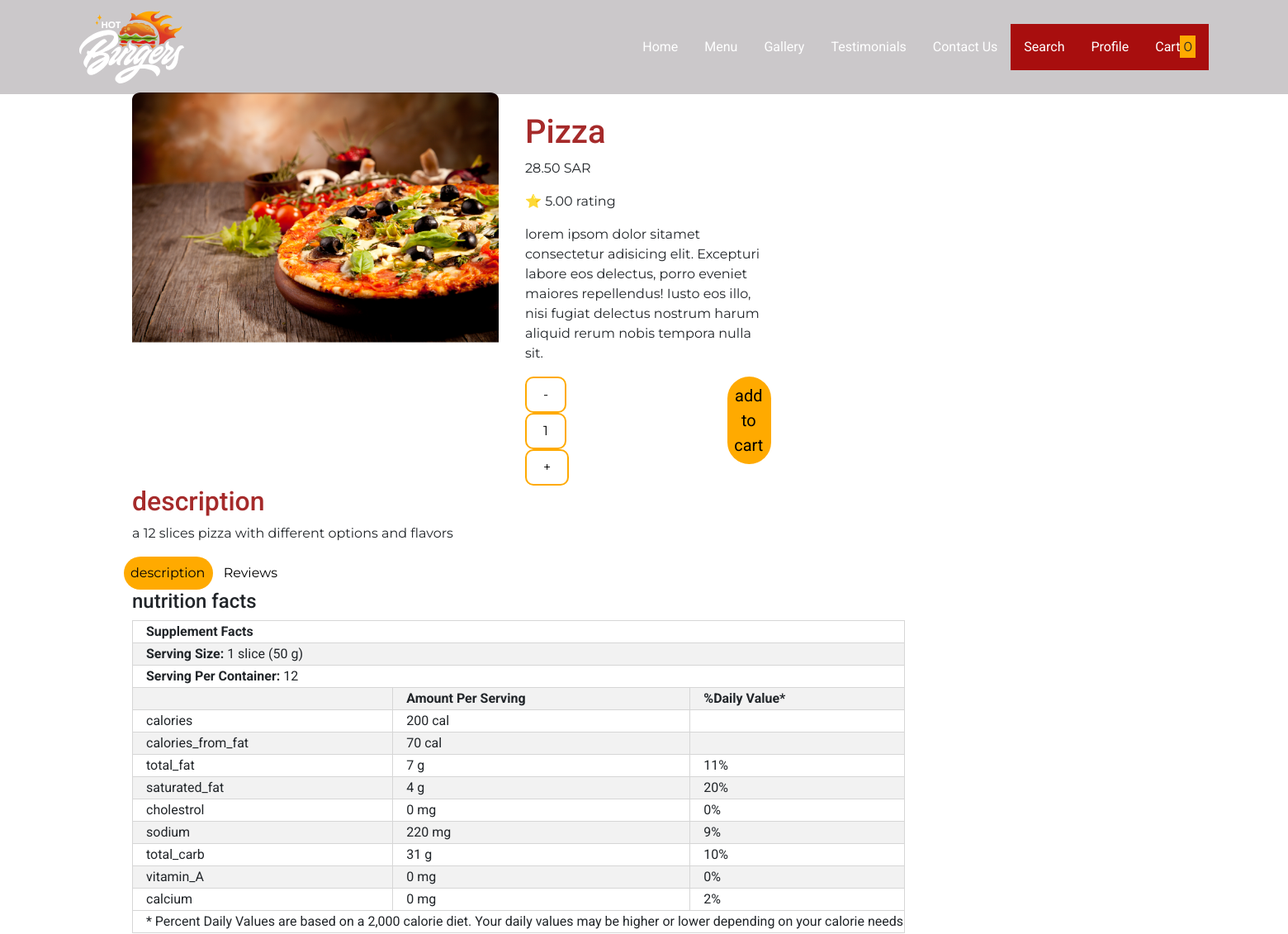
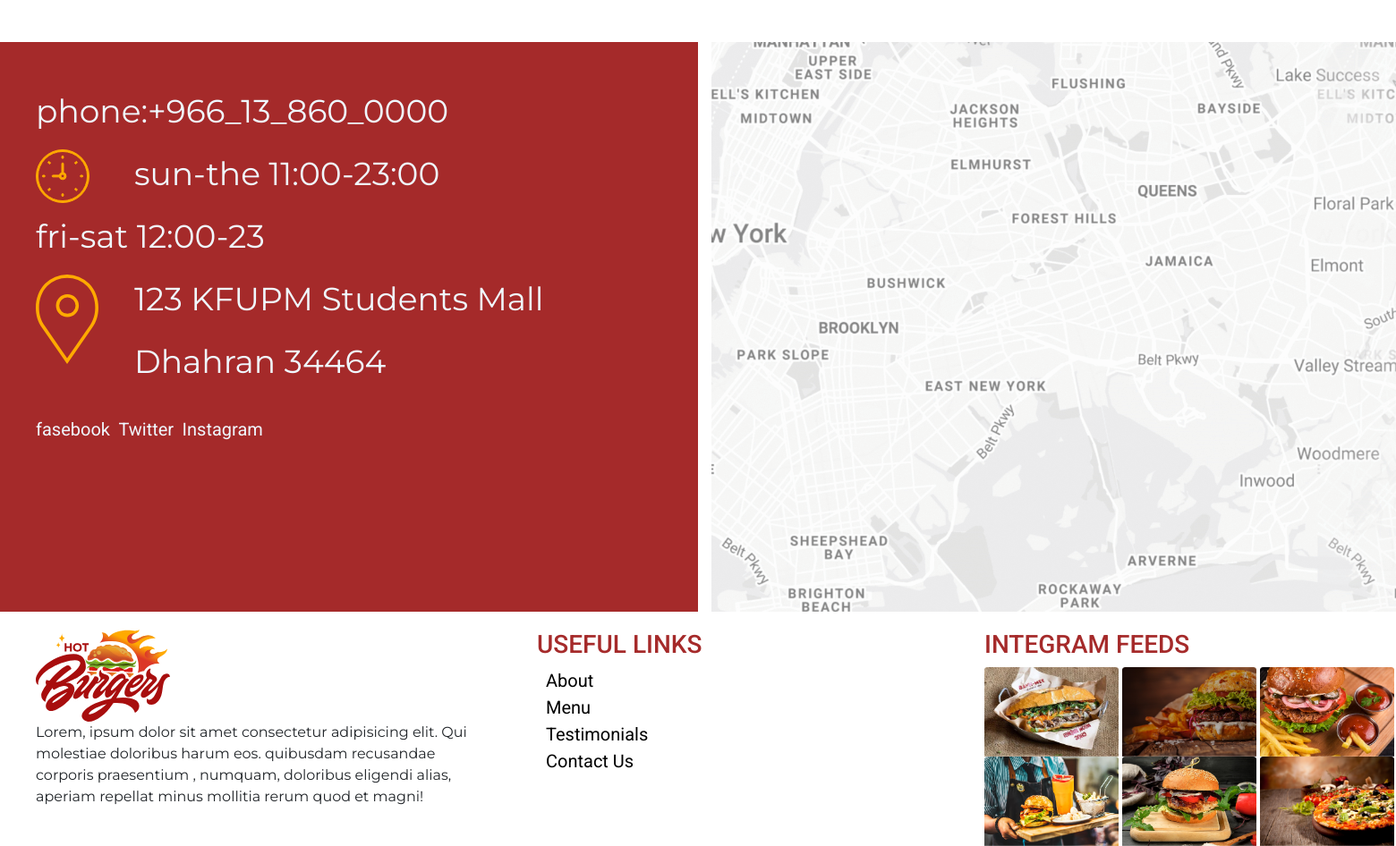
Screenshot of /detail.php?id=6 with the database file from the repository (2 pictures, top to bottom).
### tables this page shows
CREATE TABLE `meal` (
  `id` int(11) NOT NULL,
  `title` varchar(50) NOT NULL,
  `price` decimal(10,4) UNSIGNED NOT NULL,
  `image` varchar(500) NOT NULL,
  `description` varchar(700) NOT NULL
);

### php/meal_db.php (called while the page is built, shortened)
<?php
class Connection{
    private PDO $pdo;
    public function __construct(){
        $this -> pdo = new PDO("mysql:server=localhost;dbname=meals","root","");
    }
    public function getMealsById($id){
        $query = "SELECT * FROM meal WHERE id=".$id.";";
        $statement = $this -> pdo -> prepare($query);
        $statement -> execute();
        return $statement -> fetch();
    }
    public function calculateRating($id){
        $review = 0;
        $query = "SELECT rating FROM reviews WHERE meal_id=".$id.";";
        $statement = $this -> pdo -> prepare($query);
        $statement -> execute();
        $count=0;
        while($result = $statement->fetch()){
            $review = $review + $result[0];
            $count++;
        }
        if($count == 0)
            return 0;
        else
            return $review/$count;
    }
}
?>

### php/meals.php (called while the page is built, shortened)
<?php
$myMeals = new meal($meals);
class meal{
    private $mealArray = array();
    public function __construct(array $meals){
        $this -> mealArray = $meals;
    }
    function getMealById($ID){
        $temp = $this -> mealArray;
        return $temp[$ID];
    }
}
?>

### detail.php (the view, shortened to what this page needs)
<!DOCTYPE html>
<html>
<head>
    <link rel="stylesheet" href="styleDetail.css">
    <link rel="stylesheet" href="https://stackpath.bootstrapcdn.com/bootstrap/4.3.1/css/bootstrap.min.css">
</head>
<body>
<?php
    include "php/meals.php";
    include "include/inc.header.php";
    if(isset($_GET["id"])){
      $PageID = $_GET["id"];}
    else{
      $PageID = 1;
    }
    require_once "php/meal_db.php";
    $connection = new Connection();
    $currentMeal = $connection -> getMealsById($PageID);
    ?>
	<main>
  <?php
  echo('
  xmlhttp.open("GET","php/review.php?func=0&id="+'.$PageID.',true);
    <section id="Testimonials" class="topSec marg">
      <div>
      <img src="projectImages/'.$currentMeal[3].'" class="topPhoto"/>
      </div>
      <div class="testimonialsRight">
        <br/>
        <h1 >'.$currentMeal[1].'</h1>
        <p>'.number_format(($currentMeal[2]),2).' SAR</p>
        <span>&#11088;</span
        <p> '.number_format(($connection -> calculateRating($PageID)),2).' rating</p>
        <p>lorem ipsom dolor sitamet consectetur adisicing elit. Excepturi labore eos delectus, porro eveniet maiores repellendus! Iusto eos illo, nisi fugiat delectus nostrum harum aliquid rerum nobis tempora nulla sit.</p>
        <div class="amountButtons">
          <div class="amountButtonsLeft">
              <button type="button" onclick="decrementCart()">-</button>
              <button type="button" id="amountToAdd">1</button>
              <button type="button" onclick="incrementCart()">+</button>
          </div>
          <div class="amountButtonsRight">
              <button type="button" class="mybutton"> <a href="php/cart.php?id='.$currentMeal[0].'&back='.$_SERVER["PHP_SELF"].'" class="innerButton" style="text-decoration:none; color: black;">add to cart</a></button>
          </div>
        </div>
      </div>
    </section>
    <section class="description marg">
    <h2>description</h2>
    <p>'.$currentMeal[4].'</p>
    </section>
    <div class="containerr">
      <div style="margin-left: 150px;">
        <button id=fact class="mybutton"  onclick="hid_review()" >description</button>
      <button id=rev class="mybutton" onclick="hid_fact('.$currentMeal[0].')">Reviews</button>
      </div>
    <section id="facts" class="marg">
      <h4>nutrition facts</h4>
      <table>
        <tr><td colspan="3"> <b>Supplement Facts</b> </td></tr>
        <tr class="tableElem1"><td colspan="3" > <b>Serving Size:</b> '.$myMeals -> getMealById($PageID-1)["nutrition"]["serving_size"].'</td></tr>
        <tr><td colspan="3"> <b>Serving Per Container:</b> '.$myMeals -> getMealById($PageID-1)["nutrition"]["serving_per_container"].' </td></tr>
        <tr class="tableElem1"> <td></td>
          <td> <b>Amount Per Serving </b> </td>
          <td> <b>%Daily Value*</b> </td> </tr>
          ');
        for($i=0 ; $i < count($myMeals -> getMealById($PageID-1)["nutrition"]["facts"]); $i++){
          if($i%2 == 0){
          echo('
        <tr><td>'.$myMeals -> getMealById($PageID-1)["nutrition"]["facts"][$i]["item"].'</td>
          <td>'.$myMeals -> getMealById($PageID-1)["nutrition"]["facts"][$i]["amount_per_serving"]." ".$myMeals -> getMealById($PageID-1)["nutrition"]["facts"][$i]["unit"].'</td>
          <td>'.$myMeals -> getMealById($PageID-1)["nutrition"]["facts"][$i]["daily_value"].'</td></tr>
        ');}
        else{
          echo('
          <tr class="tableElem1"><td>'.$myMeals -> getMealById($PageID-1)["nutrition"]["facts"][$i]["item"].'</td>
            <td>'.$myMeals -> getMealById($PageID-1)["nutrition"]["facts"][$i]["amount_per_serving"]." ".$myMeals -> getMealById($PageID-1)["nutrition"]["facts"][$i]["unit"].'</td>
            <td>'.$myMeals -> getMealById($PageID-1)["nutrition"]["facts"][$i]["daily_value"].'</td></tr>
          ');
        }
      }
        echo('
        <tr> <td colspan="3">* Percent Daily Values are based on a 2,000 calorie diet. Your daily values may be higher or lower depending on your calorie needs</td></tr>
      </table>
    </section>
<section id="review" class="marg">
  <h3 class="reviewText">Reviews</h3>
    <div id="reviewsCont"> </div>
    </br>
    ' );
    echo'
      <h4> <button type="button" onclick="addReview()" class="mybutton">Add Your Review</button> </h4>
      <br>
      <form id="reviewForm" action="" method="post" class="ajax">
      <div class="ReviewVis">
      <label for="image">Image</label>
      <input type="file" name="image" id="image" >
      </br>
    <br>
    <div>
      <Label for="rate">Rate the food </Label>
      <input type="range" name="rate" id="rate" list="tickmarks">
      <datalist id="tickmarks">
        <option value="20"></option>
        <option value="40"></option>
        <option value="60"></option>
        <option value="80"></option>
        <option value="100" label="100%"></option>
    </datalist>
    </div>
    <br>
    <div>
      <label for="name">Name</label>
      <br>
      <input class="namebar" type="text" name="name" id="name" placeholder="First and Last name">
    </div>
    <br>
    <div>
    <label for="review">Review</label>
    <br>
    <div id="emptyErrorMessage">Please type your review</div>
<div>
    <textarea onkeyup="counter()" class="revbar" name="review" id="revbar" cols="30" rows="10"  maxlength="500" placeholder=" Type your review here max 500 characters"></textarea>
    <div id="the-count">
      <span id="span">0</span>
      <span id="maximum">/ 500</span>
    </div>
  </div>
    <br>
    <div>
    <script>
    function submitRev(){
        $.ajax({
        url: "php/review.php",
        type: "POST",
        data: $("reviewForm").serialize(),
        meal_id:'.$PageID.',
        success: function(result, status){
        } });
    }
          </script>
      <button class="submitButton" type="button" onClick="submitRev()" id="sbmt">submit</button>
      </div>
    </div>
  </form>
  <br>
</section>
';
    include "include/inc.footer.php";
    ?>
</body>
</html>

### styleDetail.css (style rules this page uses)
body { width: 100%; height: auto; margin-left: 10rem; margin-right: 10rem; }
table , td { border: solid 0.5pt rgb(214, 214, 214); border-collapse: collapse; }
a,h1,h2,h3,h4,h5,h6,td { text-decoration: none; font-family: 'Roboto', sans-serif; }
a { text-decoration: none; color: black; font-size: 20px; }
p,div { font-family: 'Montserrat', sans-serif; }
.marg { padding-left: 10rem; }
h1,h2,h3 { color: brown; }
.topPhoto { float: left; }
.topSec { padding-right: 700px; padding-top: 7rem; display: flex; }
.description { padding-right: 700px; }
.testimonialsRight { margin-left: 2rem; }
.tableElem1 { background-color: #f2f2f2; }
td { padding-left: 1rem; }
.mybutton { padding: 8px; padding-right:10px; border:0; background-color: #FFAA00; border-radius: 25em; font-size: 16px; }
.amountButtons { display: flex; }
.amountButtonsLeft button { padding: 8px 20px; background-color: transparent; border:solid 2px #FFAA00; border-radius: 10px; font-size: 16px; }
.amountButtonsRight { margin-left: 12rem; }
#rev { background-color: transparent; }

### rows the page displays
meal: image (picture), title "Pizza", price "28.50", description "a 12 slices pizza with different options and flavors"

### other values shown
$connection -> calculateRating($PageID) "5.00"
$myMeals -> getMealById($PageID-1)["nutrition"]["serving_size"] "1 slice (50 g)"
$myMeals -> getMealById($PageID-1)["nutrition"]["facts"][$i]["item"] "calories"
$myMeals -> getMealById($PageID-1)["nutrition"]["facts"][$i]["unit"] "cal"
$myMeals -> getMealById($PageID-1)["nutrition"]["facts"][$i]["item"] "calories_from_fat"
$myMeals -> getMealById($PageID-1)["nutrition"]["facts"][$i]["item"] "total_fat"
$myMeals -> getMealById($PageID-1)["nutrition"]["facts"][$i]["unit"] "g"
$myMeals -> getMealById($PageID-1)["nutrition"]["facts"][$i]["item"] "saturated_fat"
$myMeals -> getMealById($PageID-1)["nutrition"]["facts"][$i]["item"] "cholestrol"
$myMeals -> getMealById($PageID-1)["nutrition"]["facts"][$i]["unit"] "mg"
$myMeals -> getMealById($PageID-1)["nutrition"]["facts"][$i]["item"] "sodium"
$myMeals -> getMealById($PageID-1)["nutrition"]["facts"][$i]["item"] "total_carb"
$myMeals -> getMealById($PageID-1)["nutrition"]["facts"][$i]["item"] "vitamin_A"
$myMeals -> getMealById($PageID-1)["nutrition"]["facts"][$i]["item"] "calcium"
